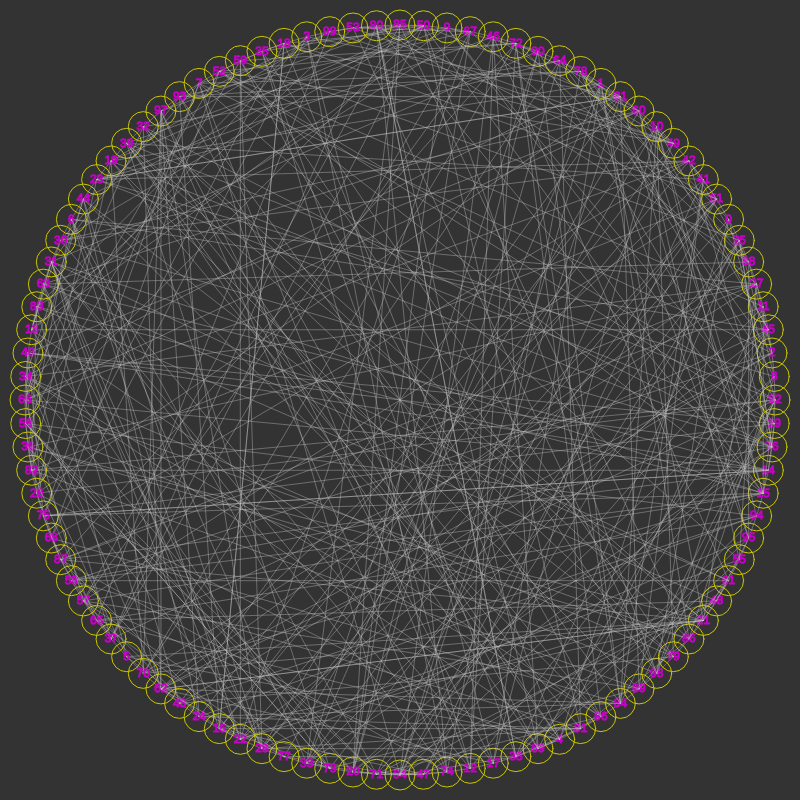
Frame 1 (no input)
Frame 60 (no input): identical to frame 1, image omitted
Frame 120 (the mouse pressed at the canvas centre since frame 60): identical to frame 1, image omitted

The p5.js sketch that drew this single still picture (run headless with seeded random() and noise() and a simulated clock; from frame 60 on, the mouse is pressed at the canvas centre):

// p5.js sketch
// ── sketch.js
var nodeCount = 100
var nodes = []

function setup() {
  createCanvas(800, 800)
  textAlign(CENTER, CENTER)
  var ids = []
  for (var i = 0; i < nodeCount; i++) {
    ids[i] = "" + i
  }
  ids = shuffle(ids)
  for (var i = 0; i < nodeCount; i++) {
    var a = map(i, 0, nodeCount, 0, TWO_PI)
    var pos = createVector(375 * sin(a), 375 * cos(a))
    var node = new Node(ids[i], pos)
    node.neighbours.push((i + 1) % nodeCount)
    nodes.push(node)
    while(node.neighbours.length < 5) {
      var neighbour = floor(random(0, nodeCount))
      if (node.neighbours.indexOf(neighbour) == -1) {
        node.neighbours.push(neighbour)
      }
    }
  }
}

function draw() {
  background(51)
  translate(width / 2, height / 2)
  noFill()
  nodes.forEach((node) =>  {
    node.draw()
  })
}

function Node(id, pos) {
  this.pos = pos
  this.r = 15
  this.id = id
  this.neighbours = []
} 

Node.prototype.draw = function() {
    push()
    translate(this.pos.x, this.pos.y)
    stroke(200, 200, 0)
    ellipse(0, 0, 2 * this.r, 2 * this.r)
    stroke(200, 100)
    this.neighbours.forEach((i) => {
      var v = p5.Vector.sub(nodes[i].pos, this.pos)
      line(0, 0, v.x, v.y)
    })
    stroke(200, 0, 200)
    text(this.id, 0, 0)
    pop()
}
